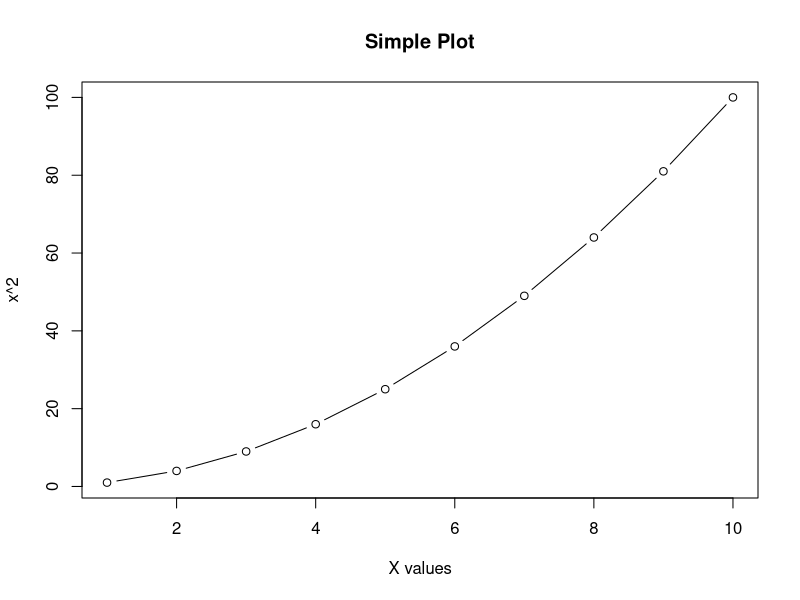
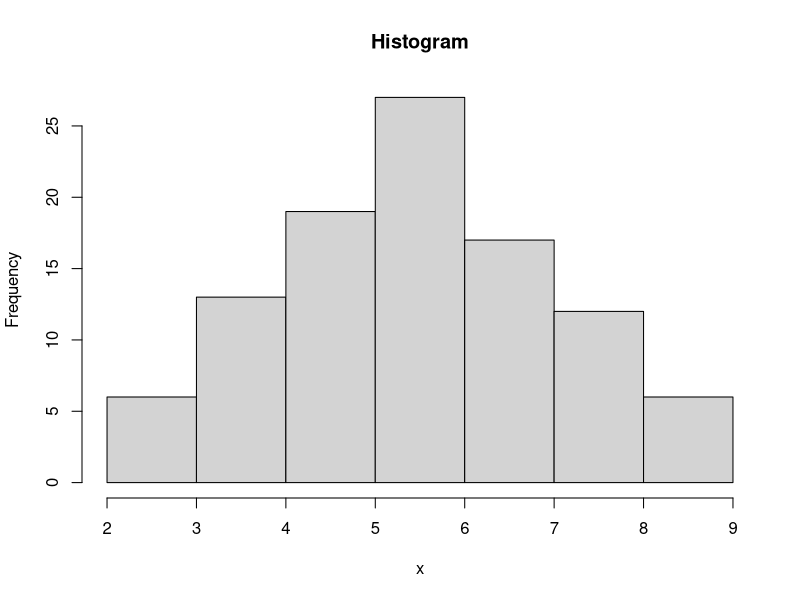
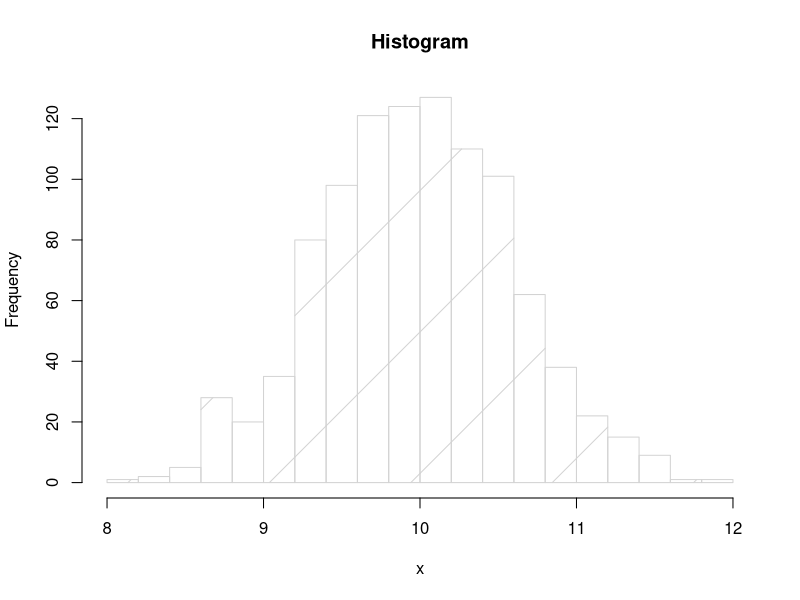

R code for these plots, in order: (Note: this script raises an error after producing the figures.)
## ---- chunk 1
x = 1:10
y = x^2
plot(x,y,type = "b", main = "Simple Plot", xlab ="X values", ylab="x^2")
## ---- chunk 2
x = rbinom(100,10,0.6)
hist(x, main = "Histogram")
## ---- chunk 3
x = rnorm(1000,10,0.6)
hist(x, main = "Histogram",breaks = 20,density = T)

## ---- chunk 4
library(ggplot2)
ggplot(data = iris, aes(hwy))+
  geom_boxplot()
## ---- chunk 5
ggplot(data = iris, aes(Sepal.Length,Petal.Length,color=Species,shape=Species))+
  geom_point()
## ---- chunk 6
ggplot(data = iris, aes(Sepal.Length))+
  geom_density()
## ---- chunk 7
ggplot(data = iris, aes(Sepal.Length,Species))+
  geom_boxplot()
## ---- chunk 8
ggplot(data = iris,aes(Sepal.Length))+

  geom_density()
## ---- chunk 9
x1=ggplot(mpg,aes(fl,fill=drv))
x1+geom_bar(position = "dodge")
## ---- chunk 10
x1=ggplot(mpg,aes(fl,fill=drv))
x1+geom_bar(position="fill")+labs(x="fl_value",title = "Bar plot")
## ---- chunk 11
x=c("Button","Pocket","Collar","Cuff")
y=c(4,9,16,24)
df=data.frame(x,y)
z=cumsum(y)
ggplot()+geom_col(aes(x,y))+geom_line(aes(x,z))
